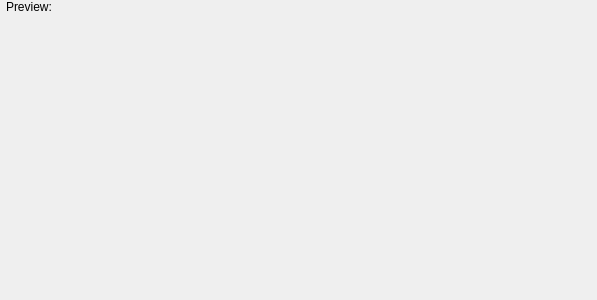
<ui version="4.0" >
 <class>EditStyle</class>
 <widget class="QWidget" name="EditStyle" >
  <property name="geometry" >
   <rect>
    <x>0</x>
    <y>0</y>
    <width>597</width>
    <height>300</height>
   </rect>
  </property>
  <layout class="QHBoxLayout" name="horizontalLayout" stretch="0,1">
   <property name="leftMargin">
    <number>0</number>
   </property>
   <property name="topMargin">
    <number>0</number>
   </property>
   <property name="rightMargin">
    <number>0</number>
   </property>
   <property name="bottomMargin">
    <number>0</number>
   </property>
   <item>
    <widget class="QWidget" native="1" name="settingsWidgetParent" >
     <property name="sizePolicy" >
      <sizepolicy vsizetype="Expanding" hsizetype="Preferred" >
       <horstretch>0</horstretch>
       <verstretch>0</verstretch>
      </sizepolicy>
     </property>
    </widget>
   </item>
   <item>
    <layout class="QVBoxLayout" name="verticalLayout" >
     <item>
      <widget class="QLabel" name="lblPreview" >
       <property name="text" >
        <string>Preview:</string>
       </property>
      </widget>
     </item>
     <item>
      <widget class="QWidget" native="1" name="textEditor" >
       <property name="sizePolicy" >
        <sizepolicy vsizetype="Expanding" hsizetype="Expanding" >
         <horstretch>2</horstretch>
         <verstretch>0</verstretch>
        </sizepolicy>
       </property>
       <property name="minimumSize" >
        <size>
         <width>300</width>
         <height>0</height>
        </size>
       </property>
      </widget>
     </item>
    </layout>
   </item>
  </layout>
 </widget>
 <resources/>
 <connections/>
</ui>
